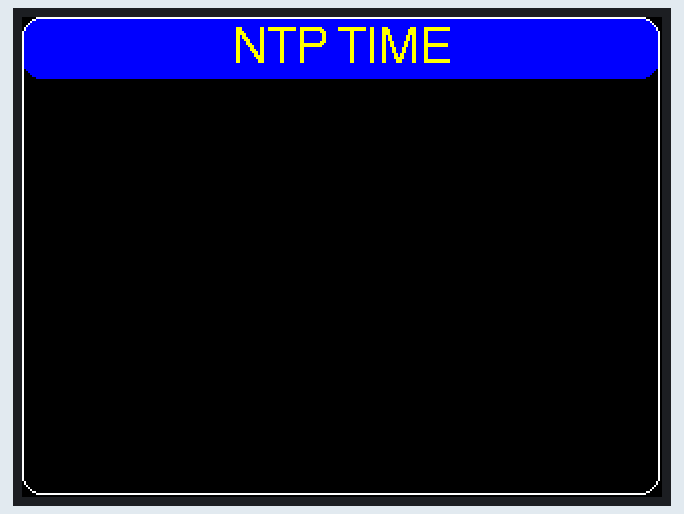
A sketch run on a simulated ESP32. Shown: 320×240 colour display. WiFi joins after 1.5 s; servers stay silent unless stated; the local clock reads 2024-03-15 10:24:30 at power-on unless the sketch sets it.

Above: at 0.3 s.
At 2.0 s:
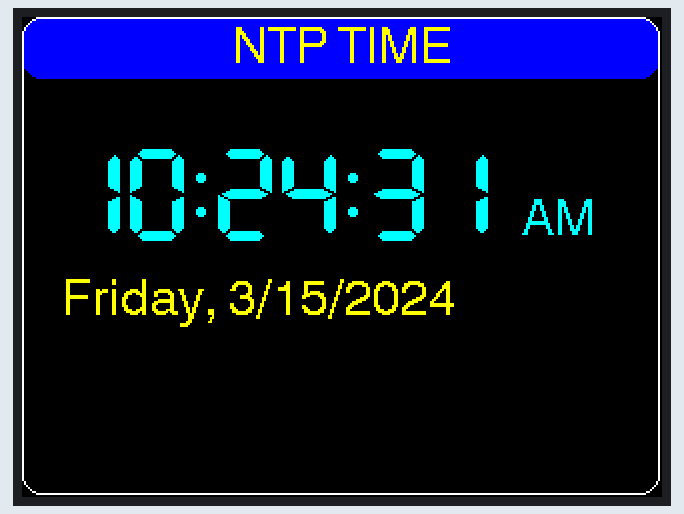
At 11.0 s:
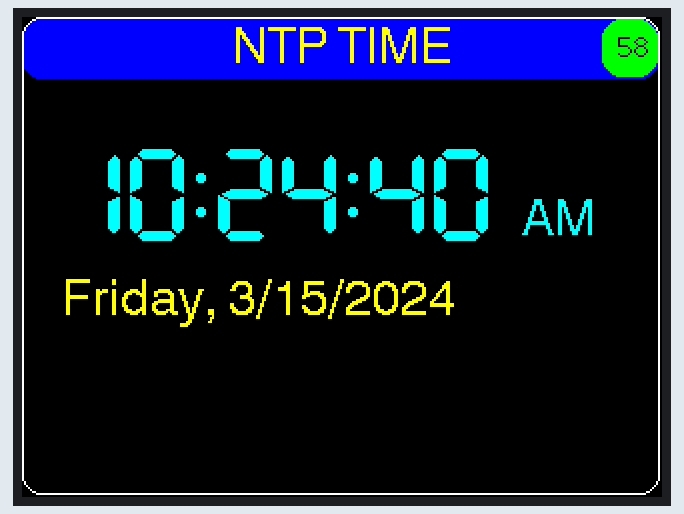
At 20.0 s:
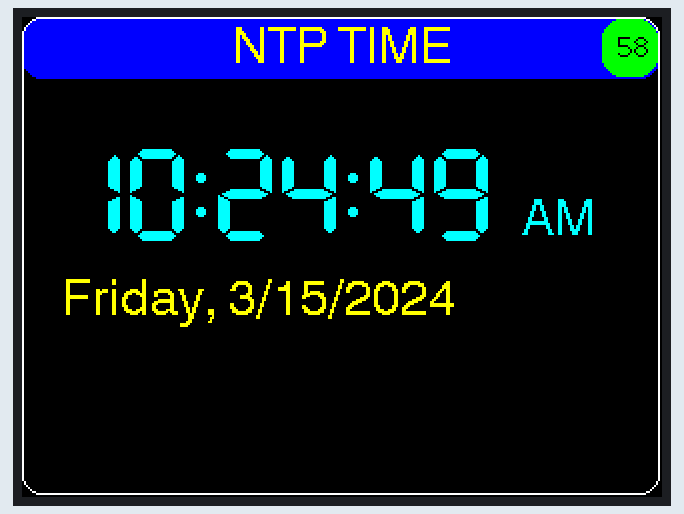
At 29.0 s:
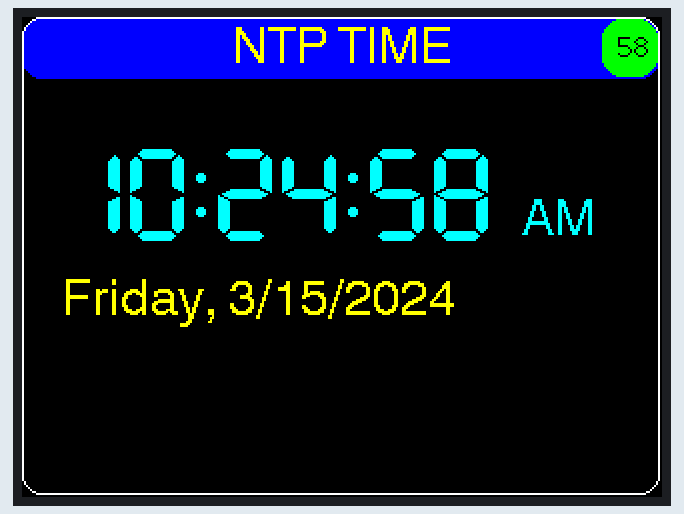
At 39.0 s:
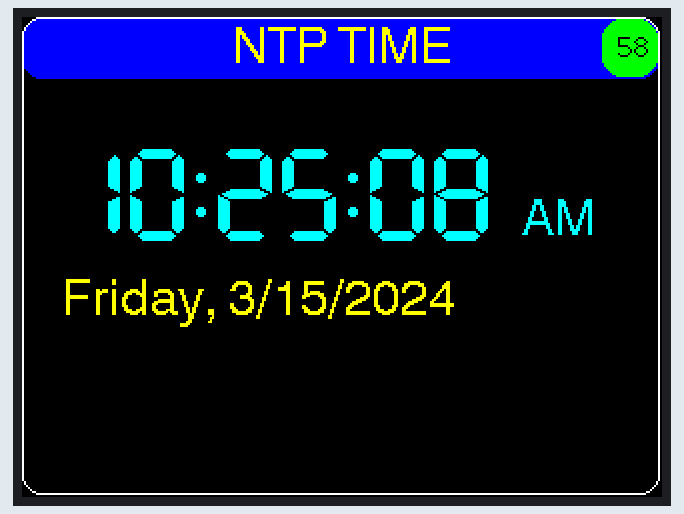

Measured:
- what the display in image 1 shows lasts 1.0 s, from 2.0 s to 3.0 s

The sketch:

step7.ino
```cpp
// (licence header left out)
#include <TFT_eSPI.h>                              // https://github.com/Bodmer/TFT_eSPI
#include <ezTime.h>                                // https://github.com/ropg/ezTime
#if defined(ESP32)
#include <WiFi.h>                                  // use this WiFi lib for ESP32, or
#elif defined (ESP8266)
#include <ESP8266WiFi.h>                           // use this WiFi lib for ESP8266
#endif

#define TITLE              "NTP TIME"
#define WIFI_SSID          "yourSSID"
#define WIFI_PWD           "yourPassword"
#define TZ_RULE            "EST5EDT,M3.2.0/2:00:00,M11.1.0/2:00:00"

#define USE_12HR_FORMAT       true                 // preferred format for local time
#define LEADING_ZERO         false                 // show "01:00" vs " 1:00"
#define SYNC_MARGINAL         3600                 // orange status if no sync for 1 hour
#define SYNC_LOST            86400                 // red status if no sync for 1 day

#define TIMECOLOR          TFT_CYAN                // color of 7-segment time display
#define DATECOLOR          TFT_YELLOW              // color of displayed month & day
#define LABEL_FGCOLOR      TFT_YELLOW
#define LABEL_BGCOLOR      TFT_BLUE

TFT_eSPI tft = TFT_eSPI();                         // display object
Timezone local;                                    // local timezone variable
time_t t,oldT;                                     // current & displayed UTC
time_t lt,oldLt;                                   // current & displayed local time


void showClockStatus() {
  const int x=290,y=1,w=28,h=29,f=2;               // screen position & size
  int color;
  if (second()%10) return;                         // update every 10 seconds
  int syncAge = now()-lastNtpUpdateTime();         // how long has it been since last sync?
  if (syncAge < SYNC_MARGINAL)                     // time is good & in sync
    color = TFT_GREEN;
  else if (syncAge < SYNC_LOST)                    // sync is 1-24 hours old
    color = TFT_ORANGE;
  else color = TFT_RED;                            // time is stale & should not be trusted
  tft.fillRoundRect(x,y,w,h,10,color);             // show clock status as a color
  tft.setTextColor(TFT_BLACK,color);
  tft.drawNumber(-WiFi.RSSI(),x+8,y+6,f);          // WiFi strength as a positive value
}

void showAMPM (int hr) {
  int x=250,y=90,ft=4;                             // screen position & font
  tft.setTextColor(TIMECOLOR,TFT_BLACK);           // use same color as time
  if (!USE_12HR_FORMAT)
    tft.fillRect(x,y,50,20,TFT_BLACK);             // 24hr display, so no AM/PM
  else if (hr<12)
    tft.drawString("AM",x,y,ft);                   // before noon, so draw AM
  else
    tft.drawString("PM",x,y,ft);                   // after noon, so draw PM
}

void displayTime(time_t t) {
  int x=20, y=65, f=7;                             // screen position & font
  tft.setTextColor(TIMECOLOR, TFT_BLACK);          // set time color
  int h=hour(t); int m=minute(t); int s=second(t); // get hours, minutes, and seconds
  showAMPM(h);                                     // display AM/PM, if needed
  if (USE_12HR_FORMAT) {                           // adjust hours for 12 vs 24hr format:
    if (h==0) h=12;                                // 00:00 becomes 12:00
    if (h>12) h-=12;                               // 13:00 becomes 01:00
  }
  if (h<10) {                                      // is hour a single digit?
    if ((!USE_12HR_FORMAT)||(LEADING_ZERO))        // 24hr format: always use leading 0
      x+= tft.drawChar('0',x,y,f);                 // show leading zero for hours
    else {
      tft.setTextColor(TFT_BLACK,TFT_BLACK);       // black on black text
      x+=tft.drawChar('8',x,y,f);                  // will erase the old digit
      tft.setTextColor(TIMECOLOR,TFT_BLACK);       // restore time color
    }
  }
  x+= tft.drawNumber(h,x,y,f);                     // hours
  x+= tft.drawChar(':',x,y,f);                     // hour:min separator
  if (m<10) x+= tft.drawChar('0',x,y,f);           // leading zero for minutes
  x+= tft.drawNumber(m,x,y,f);                     // show minutes
  x+= tft.drawChar(':',x,y,f);                     // show ":"
  if (s<10) x+= tft.drawChar('0',x,y,f);           // add leading zero if needed
  x+= tft.drawNumber(s,x,y,f);                     // show seconds
}

void displayDate(time_t t) {
  int x=20,y=130,f=4;                              // screen position & font
  const char* days[] = {"Sunday","Monday","Tuesday",
    "Wednesday","Thursday","Friday","Saturday"};
  tft.setTextColor(DATECOLOR, TFT_BLACK);
  tft.fillRect(x,y,265,26,TFT_BLACK);              // erase previous date
  x+=tft.drawString(days[weekday()-1],x,y,f);      // show day of week
  x+=tft.drawString(", ",x,y,f);                   // and
  x+=tft.drawNumber(month(),x,y,f);                // show date as month/day/year
  x+=tft.drawChar('/',x,y,f);
  x+=tft.drawNumber(day(),x,y,f);
  x+=tft.drawChar('/',x,y,f);
  x+=tft.drawNumber(year(),x,y,f);
}

void updateDisplay() {
  t = now();                                       // check latest time
  if (t!=oldT) {                                   // is it a new second yet?
    lt = local.now();                              // get local time
    displayTime(lt);                               // and display it
    if (day(lt)!=day(oldLt))                       // did date change?
      displayDate(lt);                             // yes, so display it
    showClockStatus();                             // and clock status
    oldT=t; oldLt=lt;                              // remember currently displayed times
  }
}

void newScreen() {
  tft.fillScreen(TFT_BLACK);                       // start with empty screen
  tft.fillRoundRect(0,0,319,31,10,LABEL_BGCOLOR);  // put title bar at top
  tft.drawRoundRect(0,0,319,239,10,TFT_WHITE);     // draw edge around screen
  tft.setTextColor(LABEL_FGCOLOR,LABEL_BGCOLOR);   // set label colors
  tft.drawCentreString(TITLE,160,4,4);            // show title at top
}

void setup() {
  tft.init();
  tft.setRotation(1);                              // portrait screen orientation
  newScreen();
  WiFi.begin(WIFI_SSID,WIFI_PWD);                  // attempt WiFi connection
  waitForSync();                                   // wait for NTP packet return
  local.setPosix(TZ_RULE);                         // estab. local TZ by rule
}

void loop() {
  events();                                        // allow NTP updates
  updateDisplay();                                 // update clock every second
}
```
